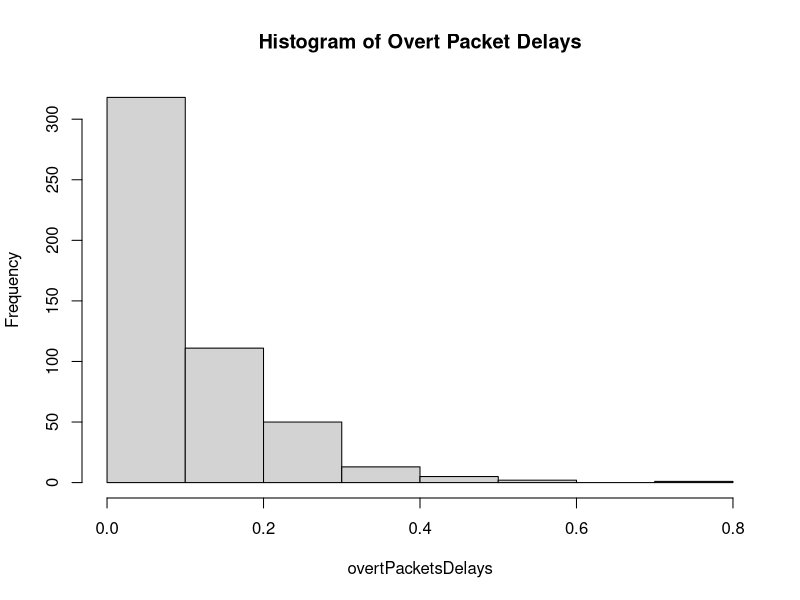
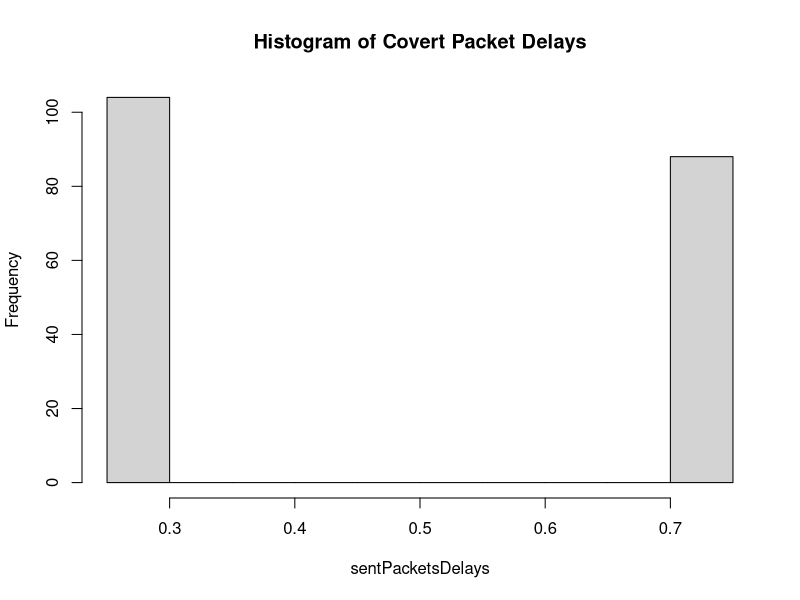
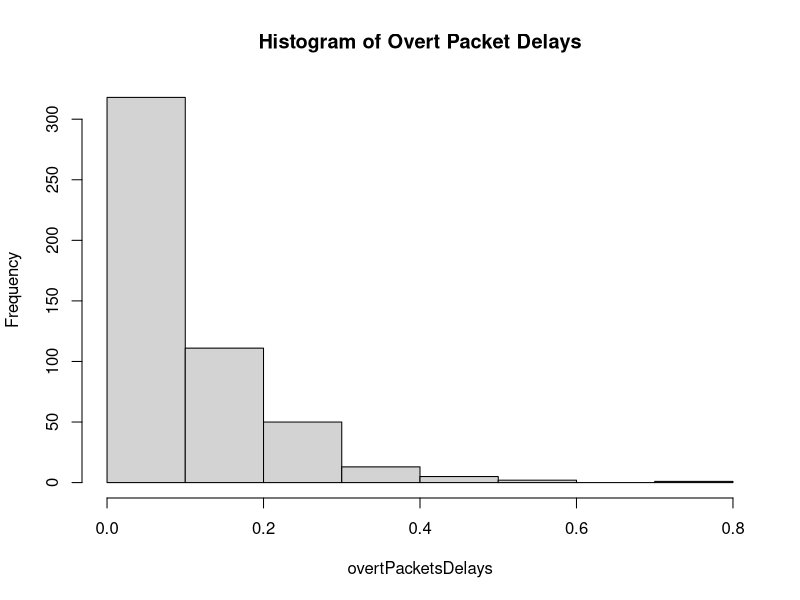
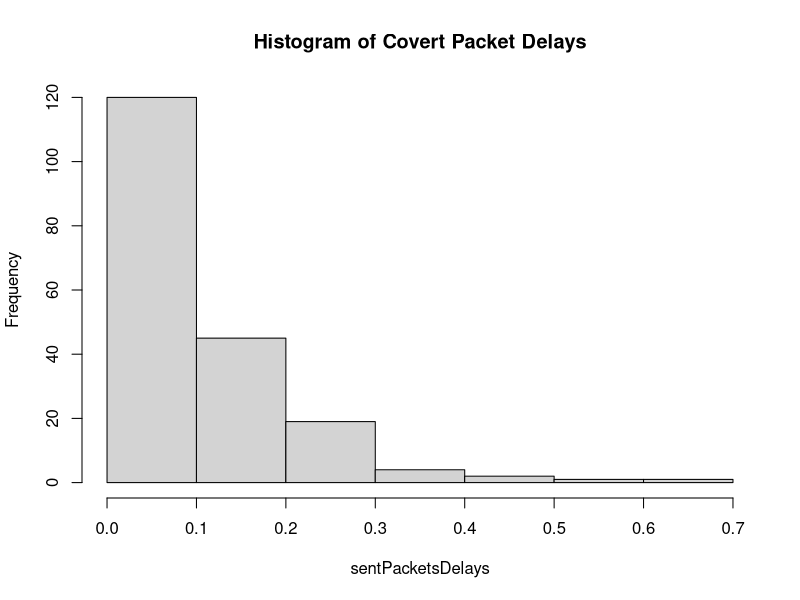

Write R code to recreate these figures, in order.
## ---- chunk 1

knitr::opts_chunk$set(echo = TRUE)
## ---- chunk 2
#  your R code here
message = "this is a secret message"
rawMessage = charToRaw(message)
bits = rawToBits(rawMessage)

bitLength = (nchar(message) * 8)
sentPacketsTime = numeric(bitLength + 1)
sentPacketsStream = numeric(bitLength)
sentPacketsDelays = numeric(bitLength)
currTime = 0
index = 2
for (i in 1:nchar(message)) {
  for (x in 0:7) {
    if (bits[(i*8) - x] == 00){
      sentPacketsTime[index] = currTime + 0.25
      currTime = currTime + 0.25
      sentPacketsStream[index-1] = 0
      sentPacketsDelays[index-1] = 0.25
    } else {
      sentPacketsTime[index] = currTime + 0.75
      currTime = currTime + 0.75
      sentPacketsStream[index-1] = 1
      sentPacketsDelays[index-1] = 0.75
    }
    index = index + 1
  }
}

print(sentPacketsStream)
print(sentPacketsDelays)
print(sentPacketsTime)
## ---- chunk 3
#  your R code here
data <- read.csv("Traffic_data_orig.csv", header=TRUE)
overtPacketStream = data[,2]
x = length(overtPacketStream)
overtPacketsDelays = numeric(x-1)
currTime = 0
index = 2
for (i in 2:x-1){
  overtPacketsDelays[i-1] = overtPacketStream[i]-overtPacketStream[i-1]
}

hist(overtPacketsDelays, main = "Histogram of Overt Packet Delays")
hist(sentPacketsDelays, main = "Histogram of Covert Packet Delays")
## ---- chunk 4
#  your R code here
med = median(overtPacketsDelays)
min = min(overtPacketsDelays)
max = max(overtPacketsDelays)
mean = mean(overtPacketsDelays)

message = "this is a secret message"
rawMessage = charToRaw(message)
bits = rawToBits(rawMessage)

bitLength = (nchar(message) * 8)
sentPacketsTime = numeric(bitLength + 1)
sentPacketsStream = numeric(bitLength)
sentPacketsDelays = numeric(bitLength)
currTime = 0
index = 2
for (i in 1:nchar(message)) {
  for (x in 0:7) {
    if (bits[(i*8) - x] == 00){
      delay = rexp(1, 1/mean)
      while (delay > med || delay < min) {
        delay = rexp(1, 1/mean)
      }
      sentPacketsTime[index] = currTime + delay
      currTime = currTime + delay
      sentPacketsStream[index-1] = 0
      sentPacketsDelays[index-1] = delay
    } else {
      delay = rexp(1, 1/mean)
      while (delay <= med || delay > max) {
        delay = rexp(1, 1/mean)
      }
      sentPacketsTime[index] = currTime + delay
      currTime = currTime + delay
      sentPacketsStream[index-1] = 1
      sentPacketsDelays[index-1] = delay
    }
    index = index + 1
  }
}
## ---- chunk 5
#  your R code here
data <- read.csv("Traffic_data_orig.csv", header=TRUE)
overtPacketStream = data[,2]
x = length(overtPacketStream)
overtPacketsDelays = numeric(x-1)
currTime = 0
index = 2
for (i in 2:x-1){
  overtPacketsDelays[i-1] = overtPacketStream[i]-overtPacketStream[i-1]
}

hist(overtPacketsDelays, main = "Histogram of Overt Packet Delays", breaks = 8)
hist(sentPacketsDelays, main = "Histogram of Covert Packet Delays", breaks = 8)
## ---- chunk 6
#  your R simulation code here 

ms = c(16, 32)
t = 500
B = 20
i = c(2, 6, 10, 14, 18)
for (m in ms) {
  OverflowProbability = numeric(5)
  UnderflowProbability = numeric(5)
  SuccessProbability = numeric(5)
  index = 0
  for (is in i) {
    index = index + 1
    overflows = numeric(t)
    underflows = numeric(t)
    for (x in 1:t) {
      message = sample(c(0, 1), size = m, replace = TRUE)
      CB = is
      
      packet_gen_delays = rexp(m, rate = 1)
      packet_send_delays = numeric(m)
      for (bit_i in 1:length(message)) {
        if (message[bit_i] == 0) {
          delay = rexp(1, 1)
          #while (delay > med || delay < min) {
          while (delay > 1 || delay < 0) {
            #print(delay)
            delay = rexp(1, 1)
          }
          packet_send_delays[bit_i] = delay
        } else {
          delay = rexp(1, 1)
          #while (delay <= med || delay > max) {
          while (delay <= 1) {
            #print(delay)
            delay = rexp(1, 1)
          }
          packet_send_delays[bit_i] = delay
        }
      }
      
      gen_i = is + 1
      t_next_gen = packet_gen_delays[gen_i]
      send_i = 1
      t_next_send = packet_send_delays[send_i]
      
      outcome = "success"
            
      while (gen_i < m) {
        if (t_next_gen < t_next_send) {
          # If  a packet will be added to the buffer before the next packet is sent
          t_next_send = t_next_send - t_next_gen
          
          gen_i = gen_i + 1
          t_next_gen = packet_gen_delays[gen_i]
          CB = CB + 1
          
          if (CB > B) {
            outcome = "overflow"
            break
          }
        } else if (t_next_send < t_next_gen) {
          # If we send the next packet before we generate the next packet
          t_next_gen = t_next_gen - t_next_send
          
          send_i = send_i + 1
          t_next_send = packet_send_delays[send_i]
          CB = CB - 1
          
          if (CB < 0) {
            outcome = "underflow"
            break
          }
        } else {
          # If we send a packet as we generate it
          gen_i = gen_i + 1
          t_next_gen = packet_gen_delays[gen_i]
          send_i = send_i + 1
          t_next_send = packet_send_delays[send_i]
        }
      }
      
      if (outcome == "overflow") {
        overflows[x] = 1
        underflows[x] = 0
      } else if (outcome == "underflow") {
        overflows[x] = 0
        underflows[x] = 1
      } else {
        overflows[x] = 0
        underflows[x] = 0
      }
    }
    
    
   
    z = mean(underflows) + mean(overflows)
    
    OverflowProbability[index] = mean(overflows)
    UnderflowProbability[index] = mean(underflows)
    SuccessProbability[index] = 1 - z
  }
  
  print(paste("Exponential Distribution"))
  print(paste("Message Size: ", m))
  df = data.frame(i, OverflowProbability, UnderflowProbability, SuccessProbability)
  print(df)
  table(df)
}


# tabulate results and compute the probabilities

## ---- chunk 7
#  your R simulation code here 

ms = c(16, 32)
t = 500
B = 20
i = c(2, 6, 10, 14, 18)
for (m in ms) {
  OverflowProbability = numeric(5)
  UnderflowProbability = numeric(5)
  SuccessProbability = numeric(5)
  index = 0
  for (is in i) {
    index = index + 1
    overflows = numeric(t)
    underflows = numeric(t)
    for (x in 1:t) {
      message = sample(c(0, 1), size = m, replace = TRUE)
      CB = is
      
      packet_gen_delays = runif(m, 0, 1)
      packet_send_delays = numeric(m)
      for (bit_i in 1:length(message)) {
        if (message[bit_i] == 0) {
          delay = runif(1, 0, 0.5)
          packet_send_delays[bit_i] = delay
        } else {
          delay = runif(1, 0.5, 1)
          packet_send_delays[bit_i] = delay
        }
      }
      
      gen_i = is + 1
      t_next_gen = packet_gen_delays[gen_i]
      send_i = 1
      t_next_send = packet_send_delays[send_i]
      
      outcome = "success"
            
      while (gen_i < m) {
        if (t_next_gen < t_next_send) {
          # If  a packet will be added to the buffer before the next packet is sent
          t_next_send = t_next_send - t_next_gen
          
          gen_i = gen_i + 1
          t_next_gen = packet_gen_delays[gen_i]
          CB = CB + 1
          
          if (CB > B) {
            outcome = "overflow"
            break
          }
        } else if (t_next_send < t_next_gen) {
          # If we send the next packet before we generate the next packet
          t_next_gen = t_next_gen - t_next_send
          
          send_i = send_i + 1
          t_next_send = packet_send_delays[send_i]
          CB = CB - 1
          
          if (CB < 0) {
            outcome = "underflow"
            break
          }
        } else {
          # If we send a packet as we generate it
          gen_i = gen_i + 1
          t_next_gen = packet_gen_delays[gen_i]
          send_i = send_i + 1
          t_next_send = packet_send_delays[send_i]
        }
      }
      
      if (outcome == "overflow") {
        overflows[x] = 1
        underflows[x] = 0
      } else if (outcome == "underflow") {
        overflows[x] = 0
        underflows[x] = 1
      } else {
        overflows[x] = 0
        underflows[x] = 0
      }
    }
    
    
    
    z = mean(underflows) + mean(overflows)
    
    OverflowProbability[index] = mean(overflows)
    UnderflowProbability[index] = mean(underflows)
    SuccessProbability[index] = 1 - z
  }
  print(paste("Uniform Distribution"))
  print(paste("Message Size: ", m))
  df = data.frame(i, OverflowProbability, UnderflowProbability, SuccessProbability)
  print(df)
  table(df)
}
# tabulate results and compute the probabilities

